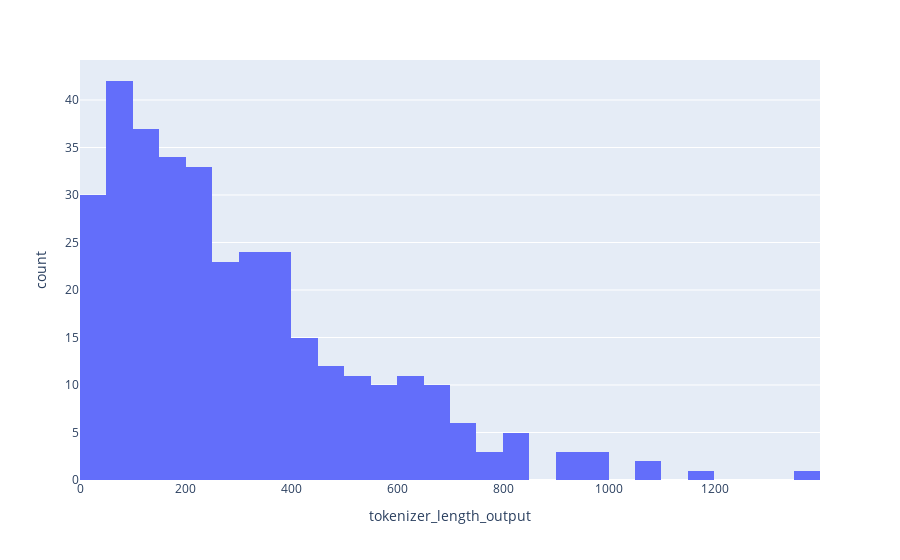

Source (notebook cell):
### Code cell
fig = px.histogram(df_train, x="tokenizer_length_output")
fig.show()

### Figure 1 — Plotly figure (JSON) as saved in the notebook; plotly's stock layout.template omitted (floating-point values rounded to 4 significant figures; data arrays with more than 128 entries replaced by an {"elided": "..."} marker saying what was removed)
{"data": [{"alignmentgroup": "True", "bingroup": "x", "hovertemplate": "tokenizer_length_output=%{x}<br>count=%{y}<extra></extra>", "legendgroup": "", "marker": {"color": "#636efa", "pattern": {"shape": ""}}, "name": "", "offsetgroup": "", "orientation": "v", "showlegend": false, "type": "histogram", "x": {"elided": "340 int values"}, "xaxis": "x", "yaxis": "y"}], "layout": {"barmode": "relative", "legend": {"tracegroupgap": 0}, "margin": {"t": 60}, "xaxis": {"anchor": "y", "domain": [0, 1], "title": {"text": "tokenizer_length_output"}}, "yaxis": {"anchor": "x", "domain": [0, 1], "title": {"text": "count"}}}}
